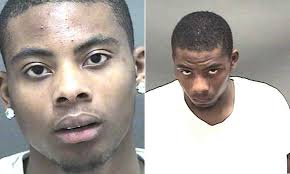
#> input picture CT 3/data/faces/subject1.jpeg, 290 x 174 px; its folder holds only this picture in this run
$ python main.py
#> lines starting #> are read from the running program, lines starting #| are printed output that depends on the picture
"""
Karl Estes
CSC 515 Critical Thinking 3
Created: October 27th, 2021
Due: October 31st, 2021

Asignment Prompt
----------------
A facial recognition system is a technology capable of identifying or verifying a person from a digital image or a video frame from a video source.
In general, facial recognition systems work by comparing selected facial features from a given image with faces within a database.
Good facial recognition systems take into account the variation of pose, illumination of the image and facial expression. They also eliminate backgrounds and hairstyles,
which are image properties that are not useful for computer vision tasks.

Recall that the MORPH-II dataset includes 55,134 mugshots with longitudinal spans taken between 2003 and late 2007.
Write algorithms to process both images for [subject 1](https://encrypted-tbn0.gstatic.com/images?q=tbn%3AANd9GcQdkf_IPn6VW3jpJ_fTU4IUcwtGPbcvSfxXW4EPXjeVuMjM1Baz)
and [subject 2](https://encrypted-tbn0.gstatic.com/images?q=tbn%3AANd9GcSulLs5l2Bwr6iFywEqHxQWevj9snjLRrsPxjQWsCIrJmA9cT4q).
Processed images for each subject should be ideal for facial recognition accuracy. Final images for each subject should be in grayscale,
adjusted for the effect on illumination, rotated based on the angle between the eye centers, cropped and scaled to create a new bounding box for the face.
All final image bounding boxes should be the same dimensions.

Be sure to display the final processed images for each subject. Your submission should be an executable Python file.


File Description
----------------
The following script loads images from the associated data/faces folder. The two provided images 'subject1.jpeg' and 'subject2.jpeg', both consist
of two photos of the same individual.

The initial processing step is to load the data, split each image in 2 so each face is isolated, and convert each to grayscale. The grayscale conversion
is to help reduce "noise" in the image and remove unecessary color information. Both histogram equalization and CLAHE techniques were examined for handling
illumination differences, but they led to worse results on the automatic face detection further in the script. As such, simple grayscale conversion was utilized.

After the grayscale conversion, each image is processed for face features via a Haar Cascade Classifier. The accompanying .xml files were downloaded from
the OpenCV github repo. Any images who face and eye bounding boxes cannot be determine are stored in a temporary array and the user is asked if they would
like to manual draw the bounding boxes for each image. If they choose to, the user should draw the face bounding box, press 'c', draw the two eye bounding boxes,
and press 'c' again. During the process, 'r' can be pressed to reset all boxes, and 'u' can be pressed to undo drawn boxes one-by-one.

Each image is then rotated to align the eyes on the horizontal axis. The same facial detection process is run again w/ the manual option included. Once the
second round of detection is complete, each image is cropped to include just the face region and each image is scaled to 70x80 pixels.

During each step of the process, images are saved to corresponding subfolders in the data folder. These subfolders contain a snapshot of the images
following each step of the process. In the cases where bounding boxes are detected, they are drawn onto a copy of the image that is saved so the boxes are
viewable but not drawn onto the images in processing.

Comment Anchors
---------------
I am using the Comment Anchors extension for Visual Studio Code which utilizes specific keywords
to allow for quick navigation around the file by creating sections and anchor points. Any use
of "anchor", "todo", "fixme", "stub", "note", "review", "section", "class", "function", and "link" are used in conjunction with
this extension. To trigger these keywords, they must be typed in all caps.
"""

import cv2 as cv
import numpy as np
import os
import matplotlib.pyplot as plt
import math
from os import stat_result, system, name

# [9 lines left out: function clear_terminal, not called in this run]

def load_data():
    '''Loads all subject faces from data/faces and loads the feature classifiers'''
    global face_cascade, eye_cascade
    print("Beginning Haar Classifier loading")
    images = []
    face_cascade = cv.CascadeClassifier()
    eye_cascade = cv.CascadeClassifier()

    # Load the classifiers
    if not face_cascade.load('data/haarcascade_fontalface_default.xml'):
        print('--(!)Error loading face cascade')
        exit(0)
    if not eye_cascade.load('data/haarcascade_eye.xml'):
        print('--(!)Error loading eye cascade')
        exit(0)

    print("Loaded feature classifiers")

    print("Beginning image loading")
    for name in os.listdir('data/faces/'):
        path = 'data/faces/' + name
        img = cv.cvtColor(cv.imread(path), cv.COLOR_BGR2RGB)

        half = int(img.shape[1] / 2)
        l_img = img[:,:half]
        r_img = img[:,half:]

        images.append(l_img)
        images.append(r_img)

    print("Loaded images")
    return images

def grayscale_conversion(images: list):
    print("\nBeginning grayscale conversion")
    '''Takes a list of images and converts them to grayscale'''
    # clahe = cv.createCLAHE(clipLimit=2.0, tileGridSize=(8,8))

    for i, img in enumerate(images):
        # images[i] = clahe.apply(cv.cvtColor(img, cv.COLOR_RGB2GRAY))
        # images[i] = cv.equalizeHist(cv.cvtColor(img, cv.COLOR_RGB2GRAY))
        images[i] = cv.cvtColor(img, cv.COLOR_RGB2GRAY)
    print("Grayscale conversion complete")

def _detect_face(img):
    '''Attempts to automatically detect the face and eyes in the image and returns bounding box coordinates'''
    global face_cascade, eye_cascade

    # Face detection
    faces = face_cascade.detectMultiScale(img, 1.1, 2)
    if len(faces) == 1:
        (x,y,w,h) = faces[0]
        faceROI = img[y:y+h, x:x+w]

        # Eye detection
        eyes = eye_cascade.detectMultiScale(faceROI, 1.1, 2)

        if len(eyes) == 2:

            # Check if angle is greater than 15 degrees
            l_eye,r_eye = eyes

            if r_eye[0] < l_eye[0]:
                r_eye, l_eye = l_eye, r_eye

            # Calculate angle of rotation
            theta_rad = math.atan2(r_eye[1] - l_eye[1], r_eye[0]-l_eye[0])
            theta_deg = math.degrees(theta_rad)
            if(theta_deg < 15):
                return faces,eyes

    return None

# [108 lines left out: functions draw, _manual_detect_faces, not called in this run]

def detect_facial_features(images: list):
    print("\nBeginning detection of face and eye bounding boxes")
    manual = []
    ready = []

    # Automatic face detection
    for img in images:
        boxes = _detect_face(img)

        if boxes == None:
            manual.append(img)
        else:
            ready.append([img,boxes])


    print(f"{len(ready)} Images processed automatically.\n{len(manual)} Images need manual detection\n")

    if len(manual) > 0:
        userInput = input("Press m to run manual detection or c to continue with auto processed images only >> ")

        while userInput != 'c' and userInput != 'm':
            userInput = input("Not a valid choice: Please enter either 'c' or 'm' >> ")

        if userInput == 'm':
            # Manual face detection
            processed = _manual_detect_faces(manual)

            for pair in processed:
                ready.append(pair)

    print("Facial feature detection complete")
    return ready

# [133 lines left out: functions _rotate_image, _rotate, rotate_images, _crop_and_scale_face, crop_and_scale_faces, write_images_with_boundingBoxes, not called in this run]

def write_images(images, path, prefix):
    ''' Saves all passed images to the /data/processed folder'''

    print(f"\nSaving images to {path}")

    for i,img in enumerate(images):
        file_path = path + f'{prefix}_{i}.jpg'
        cv.imwrite(file_path, img)

    print("Images saved")

def main():
    print("* * * * * CSC 515 - Critical Thinkning 3 * * * * *")

    # Load Data
    images = load_data()
#> in load_data, `l_img = img[:,:half]`:
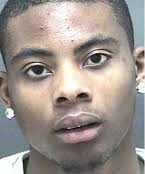
#> l_img: shape (174, 145, 3); mean R, G, B 155.8, 146.4, 139.9
#> in load_data, `r_img = img[:,half:]`:
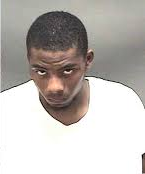
#> r_img: shape (174, 145, 3); mean R, G, B 190.9, 186.1, 182
#> images = 2 items

    # Convert to Grayscale
    grayscale_conversion(images)
#> the loop in grayscale_conversion, `for i, img in enumerate(images):` made 2 passes
    write_images(images, 'data/grayscale/', 'face')
#> the loop in write_images, `for i,img in enumerate(images):` made 2 passes
#> file_path on passes 1 to 2: 'data/grayscale/face_0.jpg', 'data/grayscale/face_1.jpg'
#> pass 1, in write_images, `cv.imwrite(file_path, img)`:
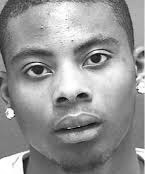
#> saved as face_0.jpg: shape (174, 145); min 1, max 255, mean 148.5
#> pass 2, in write_images, `cv.imwrite(file_path, img)`:
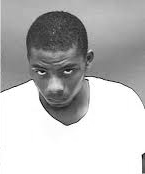
#> saved as face_1.jpg: shape (174, 145); min 2, max 255, mean 187.1

    # Initial Face Detection
    images_and_boxes = detect_facial_features(images)
#> the loop in detect_facial_features, `for img in images:` made 2 passes
#> (x in _detect_face, y in _detect_face, w in _detect_face, h in _detect_face, theta_rad in _detect_face, theta_deg in _detect_face, boxes) on pass 1: (4, 13, 133, 133, -0.245, -14.04, ([[4, 13, 133, 133]], [[68, 23, 42, 42], [12, 37, 39, 39]]))
#> (x in _detect_face, y in _detect_face, w in _detect_face, h in _detect_face, eyes in _detect_face) on pass 2: (16, 42, 81, 81, [[40, 17, 22, 22]])
#> pass 1, in _detect_face, `faceROI = img[y:y+h, x:x+w]`:
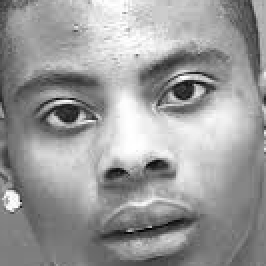
#> faceROI: shape (133, 133) (shown 2 times larger); min 1, max 255, mean 154.2
#> pass 2, in _detect_face (call 2), `faceROI = img[y:y+h, x:x+w]`:
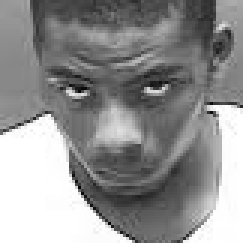
#> faceROI: shape (81, 81) (shown 3 times larger); min 2, max 255, mean 144.8
#> after the loop in detect_facial_features, `for img in images:`: manual = 1 item
#| 1 Images processed automatically.
#| 1 Images need manual detection
#> the loop in detect_facial_features, `while userInput != 'c' and userInput != 'm':` made 6 passes; the answer given on pass 1: 1
    write_images_with_boundingBoxes(images_and_boxes, 'data/init_face_detect/', 'face')

    # Rotation
    rotated_images = rotate_images(images_and_boxes)
    write_images(rotated_images, 'data/rotated_faces/', 'face')

    # Redetect faces
    images_and_boxes = detect_facial_features(rotated_images)
    write_images_with_boundingBoxes(images_and_boxes, 'data/final_face_detect/', 'face')

    # Crop and scale
    processed_images = crop_and_scale_faces(images_and_boxes)

    # Save processed images
    write_images(processed_images, 'data/processed/', 'face')


if __name__ == "__main__":
    # Changes the working directory to whatever the parent directory of the script executing the code is
    os.chdir(os.path.dirname(os.path.realpath(__file__)))
#> (the run stopped early here; a loop or call above may not have finished)

$ run again, on CT 3/data/faces/subject2.jpeg
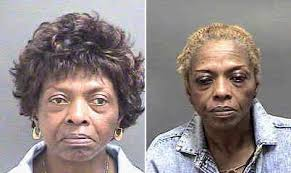
#> input picture CT 3/data/faces/subject2.jpeg, 291 x 173 px
#> in main, `images = load_data()`: images = 2 items
#> the loop in grayscale_conversion, `for i, img in enumerate(images):` made 2 passes
#> the loop in write_images, `for i,img in enumerate(images):` made 2 passes
#> file_path on passes 1 to 2: 'data/grayscale/face_0.jpg', 'data/grayscale/face_1.jpg'
#> pass 1, in write_images, `cv.imwrite(file_path, img)`:
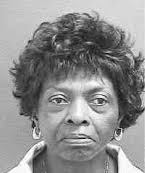
#> saved as face_0.jpg: shape (173, 145); min 1, max 255, mean 142.3
#> the loop in detect_facial_features, `for img in images:` made 2 passes
#> (x in _detect_face, y in _detect_face, w in _detect_face, h in _detect_face, theta_rad in _detect_face, theta_deg in _detect_face, boxes) on pass 1: (32, 62, 94, 94, 0.0907, 5.19, ([[32, 62, 94, 94]], [[56, 28, 24, 24], [12, 24, 27, 27]]))
#> pass 2, in _detect_face (call 2), `faceROI = img[y:y+h, x:x+w]`:
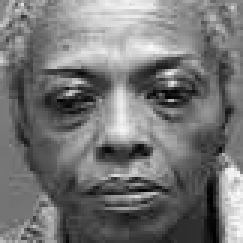
#> faceROI: shape (81, 81) (shown 3 times larger); min 1, max 253, mean 116.9
#> after the loop in detect_facial_features, `for img in images:`: manual = 1 item
#| 1 Images processed automatically.
#| 1 Images need manual detection
#> the loop in detect_facial_features, `while userInput != 'c' and userInput != 'm':` made 6 passes; the answer given on pass 1: 1
